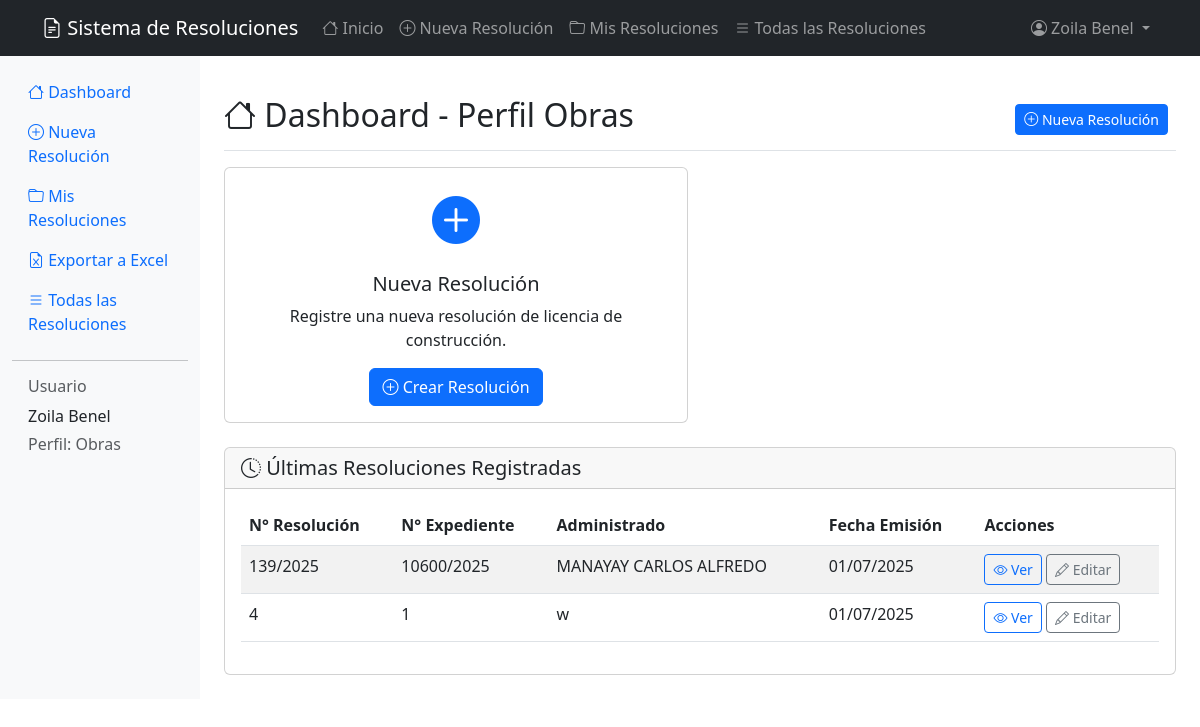
The app's page / (signed in), older data.
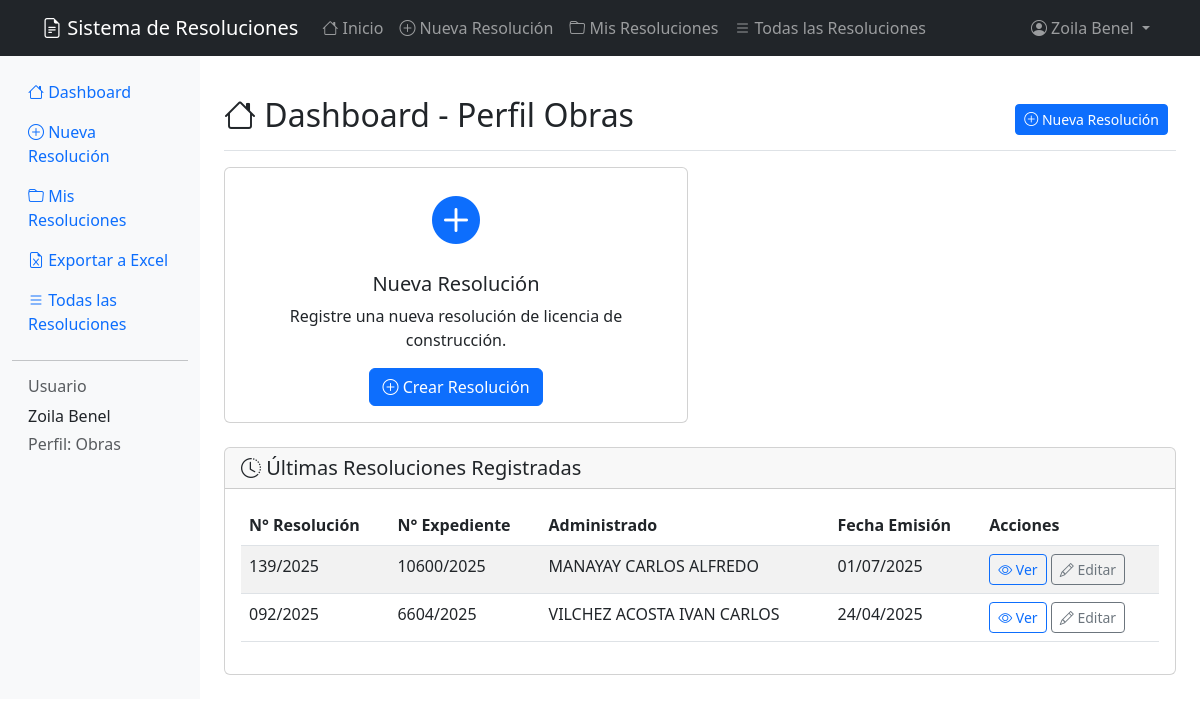
The same page, newer data.
### resoluciones/models.py (models this page shows, shortened)
class Resolucion(models.Model):
    num_resolucion = models.CharField("N° Resolución", max_length=50, unique=True)
    num_expediente = models.CharField("N° Expediente", max_length=50, unique=True)
    num_recibo = models.CharField("N° Recibo", max_length=50, blank=True)
    fecha_emision = models.DateField()
    fecha_vencimiento = models.DateField()
    administrado = models.CharField(max_length=100)
    propietario = models.BooleanField(default=True)
    nombre_licencia = models.ForeignKey(LicenciaUso, on_delete=models.PROTECT)
    direccion = models.CharField(max_length=300, blank=True, default='')
    calle = models.CharField(max_length=200, blank=True, default='')
    usuario = models.ForeignKey(User, on_delete=models.CASCADE, related_name='resoluciones')
    class Meta:
        verbose_name = "Resolución"
        verbose_name_plural = "Resoluciones"
        ordering = ['-fecha_emision']

### resoluciones/views.py (the view)
# urls.py: path('', views.dashboard, name='dashboard'),
@login_required
def dashboard(request):
    user_groups = [group.name for group in request.user.groups.all()]
    if 'Obras' in user_groups:
        return render(request, 'resoluciones/dashboard_obras.html')
    elif 'Fiscalización' in user_groups:
        return redirect('lista_resoluciones')
    else:
        messages.warning(request, 'No tiene permisos asignados. Contacte al administrador.')
        return render(request, 'resoluciones/dashboard_obras.html')

### resoluciones/templates/resoluciones/dashboard_obras.html (shortened to what this page needs)
{% extends 'resoluciones/base.html' %}
{% block content %}
<div class="d-flex justify-content-between flex-wrap flex-md-nowrap align-items-center pt-3 pb-2 mb-3 border-bottom">
    <h1 class="h2">
        <i class="bi bi-house"></i> Dashboard - Perfil Obras
    </h1>
    <div class="btn-toolbar mb-2 mb-md-0">
        <div class="btn-group me-2">
            <a href="{% url 'crear_resolucion' %}" class="btn btn-sm btn-primary">
                <i class="bi bi-plus-circle"></i> Nueva Resolución
            </a>
        </div>
    </div>
</div>
<div class="row">
    <div class="col-md-6 mb-4">
        <div class="card">
            <div class="card-body text-center">
                <i class="bi bi-plus-circle-fill text-primary" style="font-size: 3rem;"></i>
                <h5 class="card-title mt-3">Nueva Resolución</h5>
                <p class="card-text">Registre una nueva resolución de licencia de construcción.</p>
                <a href="{% url 'crear_resolucion' %}" class="btn btn-primary">
                    <i class="bi bi-plus-circle"></i> Crear Resolución
                </a>
            </div>
        </div>
    </div>
</div>
<div class="row">
    <div class="col-12">
        <div class="card">
            <div class="card-header">
                <h5 class="mb-0">
                    <i class="bi bi-clock-history"></i> Últimas Resoluciones Registradas
                </h5>
            </div>
            <div class="card-body">
                {% if user.resoluciones.all %}
                    <div class="table-responsive">
                        <table class="table table-striped">
                            <thead>
                                <tr>
                                    <th>N° Resolución</th>
                                    <th>N° Expediente</th>
                                    <th>Administrado</th>
                                    <th>Fecha Emisión</th>
                                    <th>Acciones</th>
                                </tr>
                            </thead>
                            <tbody>
                                {% for resolucion in user.resoluciones.all|slice:":5" %}
                                <tr>
                                    <td>{{ resolucion.num_resolucion }}</td>
                                    <td>{{ resolucion.num_expediente }}</td>
                                    <td>{{ resolucion.administrado }}</td>
                                    <td>{{ resolucion.fecha_emision|date:"d/m/Y" }}</td>
                                    <td>
                                        <a href="{% url 'detalle_resolucion' resolucion.pk %}"
                                           class="btn btn-sm btn-outline-primary">
                                            <i class="bi bi-eye"></i> Ver
                                        </a>
                                        <a href="{% url 'editar_resolucion' resolucion.pk %}"
                                           class="btn btn-sm btn-outline-secondary">
                                            <i class="bi bi-pencil"></i> Editar
                                        </a>
                                    </td>
                                </tr>
                                {% endfor %}
                            </tbody>
                        </table>
                    </div>
                {% endif %}
            </div>
        </div>
    </div>
</div>
{% endblock %}

### resoluciones/templates/resoluciones/base.html (shortened to what this page needs)
<!DOCTYPE html>
<html lang="es">
<head>
    <link href="https://cdn.jsdelivr.net/npm/bootstrap@5.3.0/dist/css/bootstrap.min.css" rel="stylesheet">
    <link href="https://cdn.jsdelivr.net/npm/bootstrap-icons@1.7.2/font/bootstrap-icons.css" rel="stylesheet">
    <link rel="stylesheet" href="https://cdn.jsdelivr.net/npm/flatpickr/dist/flatpickr.min.css">
</head>
<body>
    <nav class="navbar navbar-expand-lg navbar-dark bg-dark">
        <div class="container">
            <a class="navbar-brand" href="{% url 'dashboard' %}">
                <i class="bi bi-file-earmark-text"></i> Sistema de Resoluciones
            </a>
            <div class="collapse navbar-collapse" id="navbarNav">
                <ul class="navbar-nav me-auto">
                    {% if user.is_authenticated %}
                        <li class="nav-item">
                            <a class="nav-link" href="{% url 'dashboard' %}">
                                <i class="bi bi-house"></i> Inicio
                            </a>
                        </li>
                        {% for group in user.groups.all %}
                            {% if group.name == 'Obras' %}
                                <li class="nav-item">
                                    <a class="nav-link" href="{% url 'crear_resolucion' %}">
                                        <i class="bi bi-plus-circle"></i> Nueva Resolución
                                    </a>
                                </li>
                                <li class="nav-item">
                                    <a class="nav-link" href="{% url 'mis_resoluciones' %}">
                                        <i class="bi bi-folder"></i> Mis Resoluciones
                                    </a>
                                </li>
                            {% endif %}
                        {% endfor %}
                        <li class="nav-item">
                            <a class="nav-link" href="{% url 'lista_resoluciones' %}">
                                <i class="bi bi-list"></i> Todas las Resoluciones
                            </a>
                        </li>
                    {% endif %}
                </ul>
                <ul class="navbar-nav">
                    {% if user.is_authenticated %}
                        <li class="nav-item dropdown">
                            <a class="nav-link dropdown-toggle" href="#" role="button" data-bs-toggle="dropdown">
                                <i class="bi bi-person-circle"></i> {{ user.get_full_name|default:user.username }}
                            </a>
                        </li>
                    {% endif %}
                </ul>
            </div>
        </div>
    </nav>
    <div class="container-fluid">
        <div class="row">
            {% if user.is_authenticated %}
                {% include 'resoluciones/includes/sidebar.html' %}
            {% endif %}
            <main class="{% if user.is_authenticated %}col-md-9 ms-sm-auto col-lg-10{% else %}col-12{% endif %} px-md-4">
                <div class="py-4">
                    {% block content %}{% endblock %}
                </div>
            </main>
        </div>
    </div>
</body>
</html>

### resoluciones/templates/resoluciones/includes/sidebar.html (shortened to what this page needs)
<nav class="col-md-3 col-lg-2 d-md-block bg-light sidebar">
    <div class="position-sticky pt-3">
        <ul class="nav flex-column">
            <li class="nav-item">
                <a class="nav-link active" href="{% url 'dashboard' %}">
                    <i class="bi bi-house"></i> Dashboard
                </a>
            </li>
            {% for group in user.groups.all %}
                {% if group.name == 'Obras' %}
                    <li class="nav-item">
                        <a class="nav-link" href="{% url 'crear_resolucion' %}">
                            <i class="bi bi-plus-circle"></i> Nueva Resolución
                        </a>
                    </li>
                    <li class="nav-item">
                        <a class="nav-link" href="{% url 'mis_resoluciones' %}">
                            <i class="bi bi-folder"></i> Mis Resoluciones
                        </a>
                    </li>
                    <li class="nav-item">
                        <a class="nav-link" href="{% url 'exportar_excel' %}">
                            <i class="bi bi-file-earmark-excel"></i> Exportar a Excel
                        </a>
                    </li>
                {% endif %}
            {% endfor %}
            <li class="nav-item">
                <a class="nav-link" href="{% url 'lista_resoluciones' %}">
                    <i class="bi bi-list"></i> Todas las Resoluciones
                </a>
            </li>
        </ul>
        <hr>
        <div class="px-3">
            <h6 class="sidebar-heading d-flex justify-content-between align-items-center text-muted">
                <span>Usuario</span>
            </h6>
            <p class="text-sm mb-1">{{ user.get_full_name|default:user.username }}</p>
            <p class="text-xs text-muted mb-0">
                Perfil:
                {% for group in user.groups.all %}
                    {{ group.name }}{% if not forloop.last %}, {% endif %}
                {% empty %}
                    Sin asignar
                {% endfor %}
            </p>
        </div>
    </div>
</nav>

Row changes from the older to the newer data that the page shows:
removed Resolucion: num_resolucion "4", num_expediente "1", administrado "w", fecha_emision "01/07/2025"
added Resolucion: num_resolucion "092/2025", num_expediente "6604/2025", administrado "VILCHEZ ACOSTA IVAN CARLOS", fecha_emision "24/04/2025"
